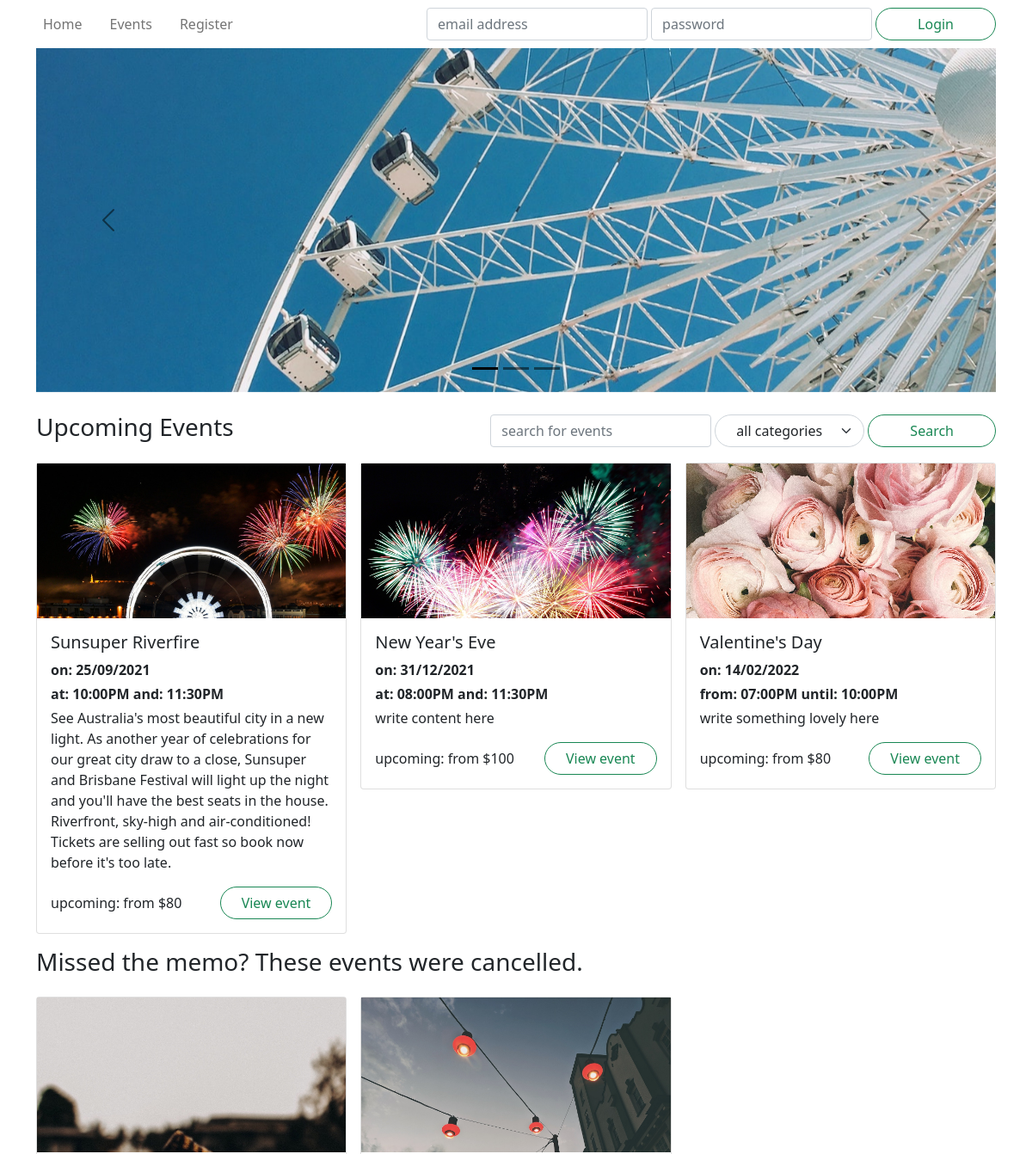
Before: / (upper part) with the older database file.
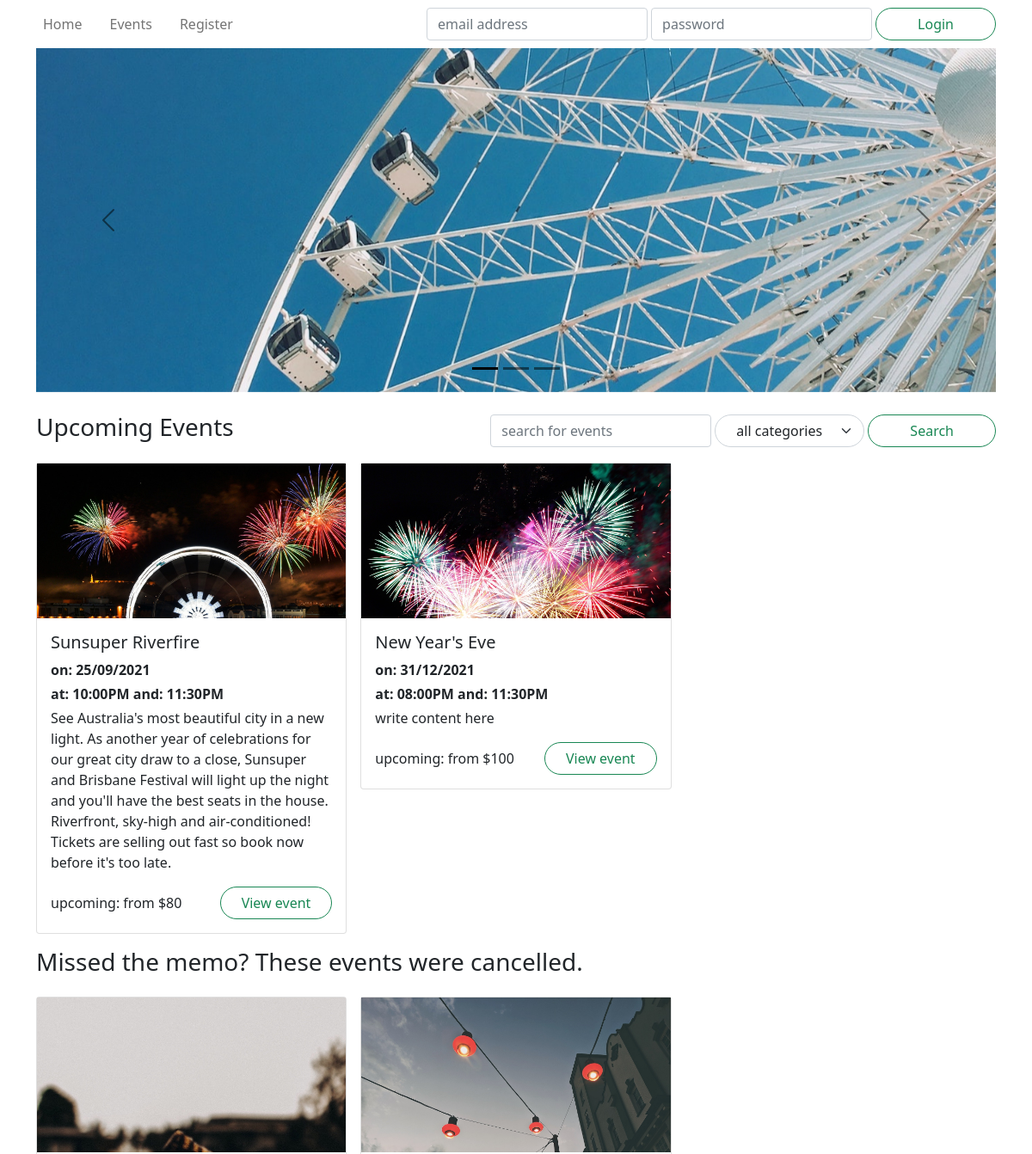
After: the same page with the newer database file.
### wheel/models.py (models this page shows, shortened)
class Event(db.Model):
    __tablename__ = 'events'
    id = db.Column(db.Integer, primary_key=True)
    name = db.Column(db.String(255), nullable=False)
    description = db.Column(db.Text)
    category = db.Column(db.String(40))
    status = db.Column(db.Enum('upcoming', 'inactive', 'cancelled', 'booked out'), nullable=False)
    image = db.Column(db.String(255))
    reviews = db.relationship('Review', backref='event')
    tickets = db.relationship('Ticket', backref='event')
    @staticmethod
    def getAllByStatus(status, limit=None):
        return Event.query.\
            join( Ticket ).\
            filter( Ticket.datetime > datetime.now() ).\
            filter( Event.status == status ).\
            group_by( Event.id ).\
            order_by( Ticket.datetime ).\
            limit( limit ).\
            all()
    @staticmethod
    def getAllCategories():
        return [event.category for event in Event.query.group_by('category').all()]
    def getFutureTickets(self):
        return list( filter( lambda ticket: ticket.datetime > datetime.now(), self.tickets ) )
    def getTicketsRange(self):
        tickets = self.getFutureTickets()
        numberOfTickets = len(tickets)
        if numberOfTickets == 0:
            return [numberOfTickets, None, None]
        min_ticket = reduce( lambda x, y: min(x, y, key=lambda ticket: ticket.datetime), tickets )
        max_ticket = reduce( lambda x, y: max(x, y, key=lambda ticket: ticket.datetime), tickets )
        return [numberOfTickets, min_ticket, max_ticket]
    def printTicketsDateRange(self):
        numberOftickets, min_ticket, max_ticket = self.getTicketsRange()
        if numberOftickets == 0:
            return ""
        min = min_ticket.datetime.strftime("%d/%m/%Y")
        max = max_ticket.datetime.strftime("%d/%m/%Y")
        if min == max:
            return f"on: {min}"
        return f"from: {min} until: {max}"
    def printTicketsTimeRange(self):
        numberOftickets, min_ticket, max_ticket = self.getTicketsRange()
        if numberOftickets == 0:
            return ""
        min = min_ticket.datetime.strftime("%I:%M%p")
        max = max_ticket.datetime.strftime("%I:%M%p")
        if numberOftickets == 1:
            return f"at: {min}"
        if numberOftickets == 2:
            return f"at: {min} and: {max}"
        return f"from: {min} until: {max}"
    def getTicketsPriceFrom(self):
        tickets = self.getFutureTickets()
        if len(tickets) == 0:
            return ""
        ticket = reduce( lambda x, y: min(x, y, key=lambda ticket: ticket.price), tickets )
        return f"from ${ticket.price}"
    def getStatusColour(self):
        return {
            'upcoming': 'success',
            'inactive': 'secondary',
            'booked out': 'secondary',
            'cancelled': 'danger'
        }[self.status]

class Ticket(db.Model):
    __tablename__ = 'tickets'
    id = db.Column(db.Integer, primary_key=True)
    datetime = db.Column(db.DateTime, nullable=False)
    price = db.Column(db.Integer, nullable=False)
    remaining = db.Column(db.Integer, nullable=False)
    event_id = db.Column(db.Integer, db.ForeignKey('events.id'))

### wheel/views.py (the view)
@main.route('/')
def index():
    upcoming = Event.getAllByStatus('upcoming', 3)
    cancelled = Event.getAllByStatus('cancelled', 3)
    form = SearchForm()
    form.category.choices = [("all", "all categories"), *[(category, category) for category in Event.getAllCategories()]]
    return render_template('index.html', upcoming=upcoming, cancelled=cancelled, form=form)

### wheel/forms.py
class SearchForm(FlaskForm):
    search = StringField('Search')
    category = SelectField('Category')

### wheel/templates/index.html (shortened to what this page needs)
{% extends 'base.html' %}
{% block hero %}
<div id="hero" class="carousel carousel-dark slide" data-bs-ride="carousel">
    <div class="carousel-indicators">
        <button type="button" class="active"
                data-bs-target="#hero" data-bs-slide-to="0"></button>
        <button type="button"
                data-bs-target="#hero" data-bs-slide-to="1"></button>
        <button type="button"
                data-bs-target="#hero" data-bs-slide-to="2"></button>
    </div>
    <div class="carousel-inner">
        <div class="carousel-item active">
            <div style="background-image: url('/static/images/bluesky.jpg');"></div>
        </div>
    </div>
    <button type="button" class="carousel-control-prev"
            data-bs-target="#hero" data-bs-slide="prev">
        <span class="carousel-control-prev-icon"></span>
    </button>
    <button type="button" class="carousel-control-next"
            data-bs-target="#hero" data-bs-slide="next">
        <span class="carousel-control-next-icon"></span>
    </button>
</div>
{% endblock %}
{% block content %}
<section>
    <header class="row mb-3">
        <h3 class="col">Upcoming Events</h3>
        <div class="col-6 col-md-auto my-auto">
            <form method="GET" action="{{ url_for('events.viewAll') }}" class="d-flex flex-row gap-1 col-auto my-auto">
                {{ form.search(class="form-control w-auto", placeholder="search for events") }}
                {{ form.category(class="form-select rounded-pill ps-4 pe-5") }}
                <button class="btn btn-outline-success rounded-pill px-5" type="submit">Search</button>
            </form>
        </div>
    </header>
    <div class='row row-cols-1 row-cols-md-2 row-cols-xl-3 mb-3 g-3'>
        {% for event in upcoming %}
        <div class="col event">
            <article class="card">
                <a href="{{url_for('events.view', id=event.id)}}" class="card-image" style="background-image: url('{{ event.image }}'); background-position: top;"></a>
                <div class="card-body">
                    <h5 class="card-title">{{ event.name }}</h5>
                    <p class="mb-1"><strong>{{ event.printTicketsDateRange() }}</strong></p>
                    <p class="mb-1"><strong>{{ event.printTicketsTimeRange() }}</strong></p>
                    <p class="card-text">{{ event.description }}</p>
                    <div class="row">
                        <span class="col my-auto">{{ event.status }}{{ ": {}".format( event.getTicketsPriceFrom() ) if event.status == "upcoming" }}</span>
                        <span class="col-auto"><a href="{{url_for('events.view', id=event.id)}}" class="btn btn-outline-{{ event.getStatusColour() }} rounded-pill px-4">View event</a></span>
                    </div>
                </div>
            </article>
        </div>
        {% endfor %}
    </div>
</section>
<section>
    <header class="row mb-3">
        <h3 class="col-auto">Missed the memo? These events were cancelled.</h3>
    </header>
    <div class="row row-cols-1 row-cols-md-2 row-cols-xl-3 mb-3 g-3">
        {% for event in cancelled %}
        <div class="col event">
            <article class="card">
                <a href="{{url_for('events.view', id=event.id)}}" class="card-image" style="background-image: url('.{{ event.image }}'); background-position: top;"></a>
            </article>
        </div>
        {% endfor %}
    </div>
</section>
{% endblock %}

### wheel/templates/base.html (shortened to what this page needs)
<!DOCTYPE html>
<html lang="en">
<head>
    <link href="https://cdn.jsdelivr.net/npm/bootstrap@5.0.0-beta3/dist/css/bootstrap.min.css"
            rel="stylesheet">
    <link rel="stylesheet" href="/static/css/unbootstrapify.css">
</head>
<body>
    <div class="container">
        <header>
            <nav class="navbar navbar-expand-lg navbar-light justify-content-between">
                <div class="navbar-nav flex-row gap-3">
                    <a class="nav-link" href="{{ url_for('main.index') }}">Home</a>
                    <a class="nav-link" href="{{ url_for('events.viewAll') }}">Events</a>
                    {% if current_user.is_authenticated %}
                    <a class="nav-link" href="{{ url_for('main.bookings') }}">My Bookings</a>
                    {% else %}
                    <a class="nav-link" href="{{ url_for('auth.register') }}">Register</a>
                    {% endif %}
                </div>
                <div class="collapse navbar-collapse flex-grow-0" id="navbarlogin">
                    {% if not current_user.is_authenticated %}
                    <form method="POST" action="{{ url_for('auth.login') }}" class="navbar-nav flex-row gap-1">
                        <input name="email" type="text" required
                                class="form-control" placeholder="email address">
                        <input name="password" type="password" required
                                class="form-control" placeholder="password">
                        <button class="btn btn-outline-success rounded-pill px-5" type="submit">Login</button>
                    </form>
                    {% else %}
                    <form action="{{ url_for('auth.logout') }}" class="navbar-nav flex-row gap-1">
                        <button class="btn btn-outline-primary rounded-pill px-5" type="submit">Logout</button>
                    </form>
                    {% endif %}
                </div>
            </nav>
            {% block hero %}
            {% endblock %}
        </header>
        <main>
            <header class="row mb-3">
                <div class="col-md">
                </div>
            </header>
            {% block content %}
            {% endblock %}
        </main>
    </div>
</body>
</html>

Changed rows visible on the page:
no longer on this page (row edited): Event: image (picture), name "Valentine's Day", printTicketsDateRange "on: 14/02/2022", printTicketsTimeRange "from: 07:00PM until: 10:00PM", description "write something lovely here", status "upcoming", status.price ": from $80", shown under "Upcoming Events"
